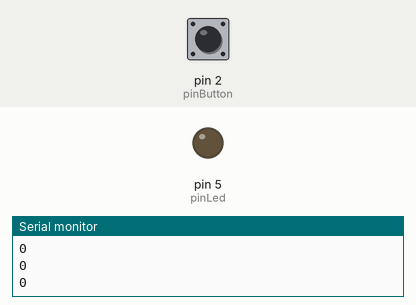
Recording of a sketch running on a simulated Arduino Uno, built with avr-gcc and run on an emulated ATmega328P. Parts: output pins drawn as LEDs (lit = HIGH), the last lines printed to the serial monitor. Inputs (shaded band) come from the test bench; at power-on: pin 2 (pinButton) LOW.

Above: at 1.2 s.
1.3 s: pin 2 (pinButton) pulled HIGH for 0.15 s
At 1.37 s:
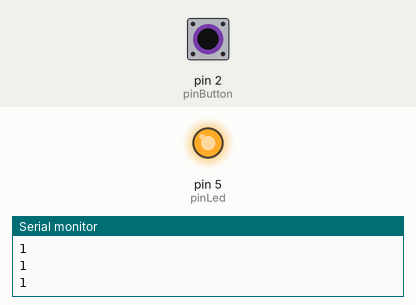
2.9 s: pin 2 (pinButton) pulled HIGH for 3.2 s
At 6.5 s:
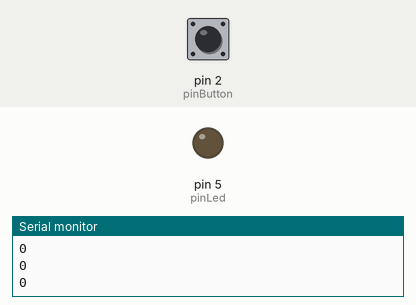
Timing chart, 0 to 8.0 s (numbered marks = the images above; inputs shaded):
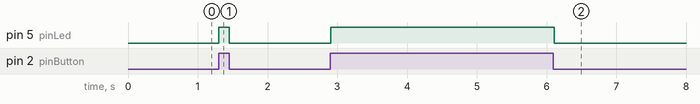

Measured:
- after the input at 1.3 s, pin 5 (pinLed): LOW → HIGH at once, → LOW 0.15 s later
- after the input at 2.9 s, pin 5 (pinLed): LOW → HIGH at once, → LOW 3.2 s later

The sketch:

arduino.ino
```cpp
#include <Arduino.h>

int pinLed = 5;
int pinButton = 2;
int buttonState = 0;
void setup() {
    Serial.begin(9600);
    pinMode(pinLed, OUTPUT);
    pinMode(pinButton, INPUT);

}

void loop() {
    buttonState = digitalRead(pinButton);
    Serial.println(buttonState);
    if (buttonState == HIGH) {
        digitalWrite(pinLed, HIGH);
    } else {
        digitalWrite(pinLed, LOW);
    }
    delay(10);


}
```
